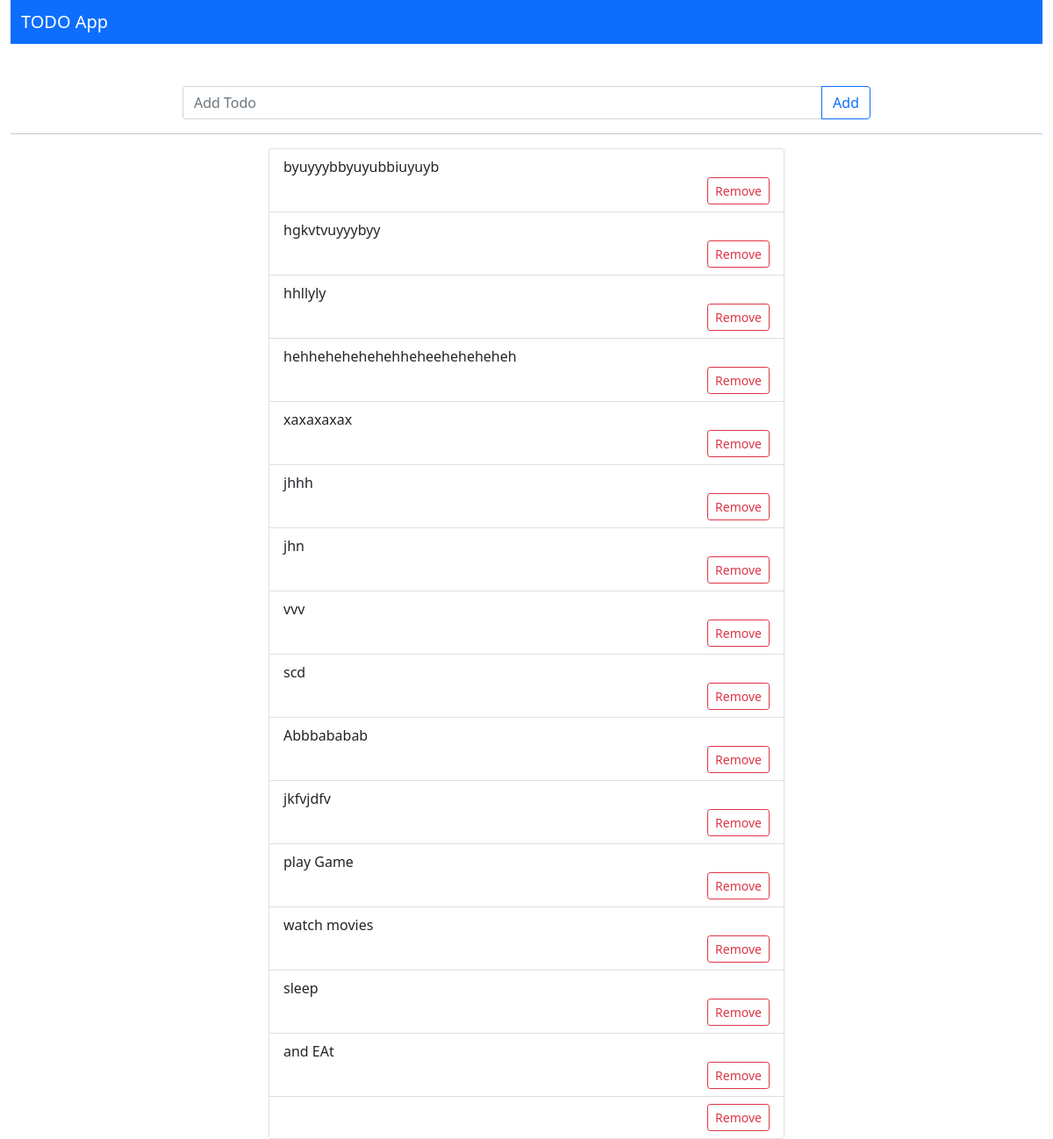
The page / on the database its author committed.
### todoapp/models.py (models this page shows)
class Todo(models.Model):
    todo = models.CharField(max_length=300)

### todoapp/views.py (the view)
# urls.py: path('', views.index, name='index')
def index(request):
    todos = Todo.objects.filter()
    if request.method == 'POST':
        new_todo = Todo(todo=request.POST['todo'])
        new_todo.save()
    return render(request, 'main.html', {'todos': todos})

### todoapp/templates/main.html (shortened to what this page needs)
<!DOCTYPE html>
<html lang="en">
<head>
    <link href="https://cdn.jsdelivr.net/npm/bootstrap@5.0.2/dist/css/bootstrap.min.css" rel="stylesheet"
>
</head>
<body>
    <div class="container-fluid">
        <nav class="navbar navbar-dark bg-primary mb-5">
            <div class="container-fluid">
                <span class="navbar-brand mb-0 h1">TODO App</span>
            </div>
        </nav>
        <div class="offset-2 col-md-8">
            <form action="" method="POST">
                <div class="input-group mb-3">
                    <input type="text" name='todo' class="form-control" placeholder="Add Todo" aria-label="Add Todo"
                        aria-describedby="button-addon2">
                    <button class="btn btn-outline-primary" type="submit" id="button-addon2">Add</button>
                </div>
            </form>
        </div>
        <hr>
        <div class="offset-3 card col-md-6" style="">
            <ul class="list-group list-group-flush">
                {% for todo in todos reversed %}
                <li class="list-group-item">
                    <span class="todo">{{todo.todo}}</span>
                    <span class="remove"><button class="btn btn-sm btn-outline-danger">Remove</button></span>
                </li>
                {%endfor%}
            </ul>
        </div>
    </div>
</body>
</html>

### todoapp/templates/main.html (style rules this page uses)
.list-group-item { display: flex; flex-direction: column; justify-content: end; }
.remove { display: flex; justify-content: flex-end; }

### rows shown on the page
Todo: todo "byuyyybbyuyubbiuyuyb"
Todo: todo "hgkvtvuyyybyy"
Todo: todo "hhllyly"
Todo: todo "hehhehehehehehheheeheheheheh"
Todo: todo "xaxaxaxax"
Todo: todo "jhhh"
Todo: todo "jhn"
Todo: todo "vvv"
Todo: todo "scd"
Todo: todo "Abbbababab"
Todo: todo "jkfvjdfv"
Todo: todo "play Game"
Todo: todo "watch movies"
Todo: todo "sleep"
Todo: todo "and EAt"
